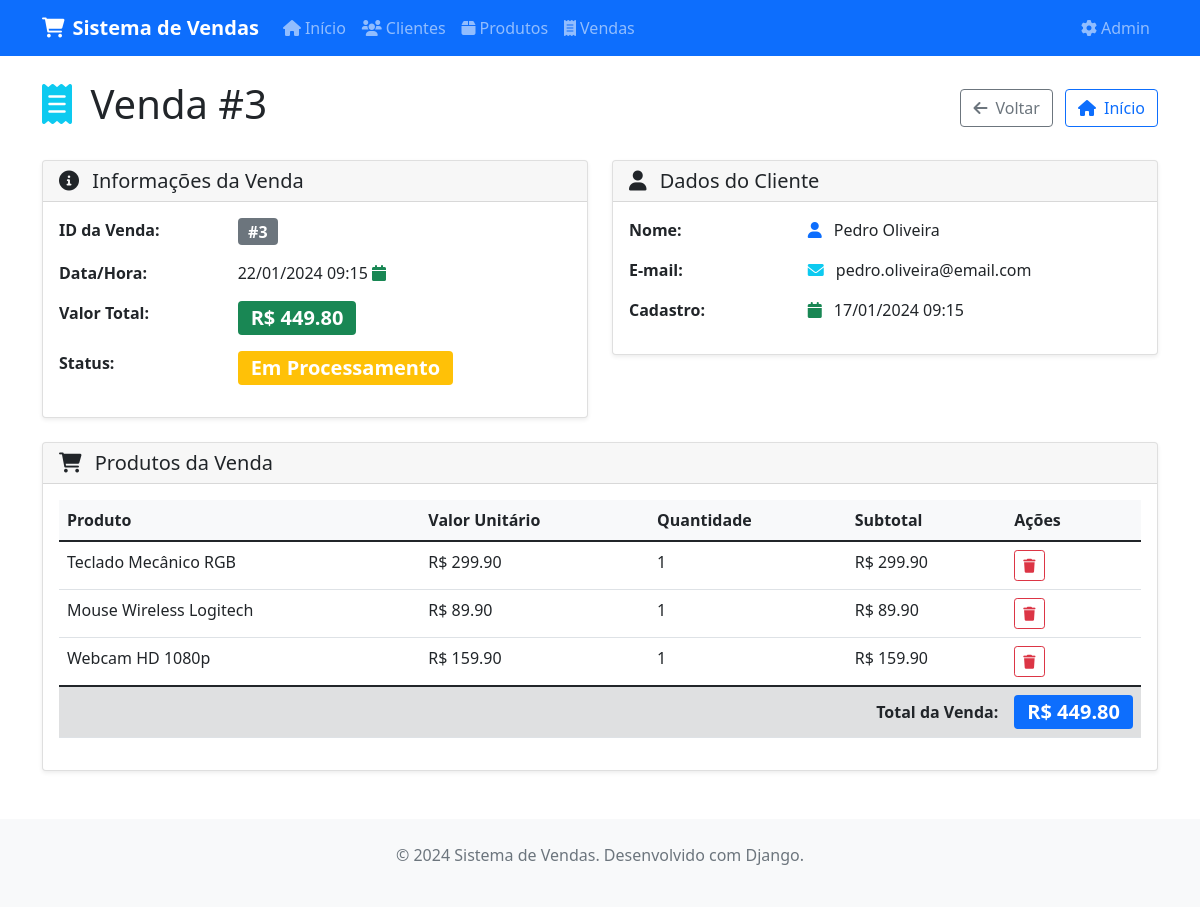
The page /vendas/vendas/3/ on the database its author committed.
### vendas/models.py (models this page shows, shortened)
class Venda(models.Model):
    STATUS_CHOICES = [
        ('processamento', 'Em Processamento'),
        ('pago', 'Pago'),
        ('cancelado', 'Cancelado'),
    ]
    cliente = models.ForeignKey(Cliente, on_delete=models.CASCADE, verbose_name="Cliente")
    produtos = models.ManyToManyField(Produto, through='ItemVenda', verbose_name="Produtos")
    data_hora = models.DateTimeField(default=timezone.now, verbose_name="Data e Hora")
    valor_total = models.DecimalField(max_digits=10, decimal_places=2, verbose_name="Valor Total")
    status = models.CharField(max_length=20, choices=STATUS_CHOICES, default='processamento', verbose_name="Status")
    valor_total = models.DecimalField(
        max_digits=10, decimal_places=2,
        default=0,
        editable=False,
        verbose_name="Valor Total",
    )
    class Meta:
        verbose_name = "Venda"
        verbose_name_plural = "Vendas"
        ordering = ['-data_hora']
    def pode_ser_cancelada(self):
        if self.status == 'cancelado':
            return False
        data_limite = timezone.now() - timedelta(days=0)
        if self.data_hora < data_limite:
            return False
        return True
    def get_status_display_class(self):
        status_classes = {
            'processamento': 'warning',
            'pago': 'success',
            'cancelado': 'danger',
        }
        return status_classes.get(self.status, 'secondary')

class Cliente(models.Model):
    nome = models.CharField(max_length=200, verbose_name="Nome")
    email = models.EmailField(verbose_name="E-mail")
    data_cadastro = models.DateTimeField(auto_now_add=True, verbose_name="Data de Cadastro")
    class Meta:
        verbose_name = "Cliente"
        verbose_name_plural = "Clientes"
        ordering = ['nome']

class ItemVenda(models.Model):
    venda = models.ForeignKey(Venda, on_delete=models.CASCADE, verbose_name="Venda")
    produto = models.ForeignKey(Produto, on_delete=models.CASCADE, verbose_name="Produto")
    quantidade = models.PositiveIntegerField(default=1, verbose_name="Quantidade")
    valor_unitario = models.DecimalField(max_digits=10, decimal_places=2, verbose_name="Valor Unitário")
    class Meta:
        verbose_name = "Item da Venda"
        verbose_name_plural = "Itens da Venda"
    @property
    def subtotal(self):
        return self.quantidade * self.valor_unitario

class Produto(models.Model):
    nome = models.CharField(max_length=200, verbose_name="Nome")
    valor = models.DecimalField(max_digits=10, decimal_places=2, verbose_name="Valor")
    data_cadastro = models.DateTimeField(auto_now_add=True, verbose_name="Data de Cadastro")
    class Meta:
        verbose_name = "Produto"
        verbose_name_plural = "Produtos"
        ordering = ['valor']

### vendas/views.py (the view)
# urls.py: path('vendas/<int:pk>/', views.venda_detail, name='venda_detail'),
def venda_detail(request, pk):
    venda = get_object_or_404(Venda, pk=pk)
    produtos = Produto.objects.all().order_by('nome')
    return render(
        request,
        'vendas/venda_detail.html',
        {'venda': venda, 'produtos': produtos}
    )

### vendas/templates/vendas/venda_detail.html (shortened to what this page needs)
{% extends 'vendas/base.html' %}
{% block content %}
<div class="row">
    <div class="col-12">
        <div class="d-flex justify-content-between align-items-center mb-4">
            <h1>
                <i class="fas fa-receipt text-info me-2"></i>
                Venda #{{ venda.id }}
            </h1>
            <div>
                <a href="{% url 'vendas:venda_list' %}" class="btn btn-outline-secondary me-2">
                    <i class="fas fa-arrow-left me-2"></i>Voltar
                </a>
                <a href="{% url 'vendas:home' %}" class="btn btn-outline-primary">
                    <i class="fas fa-home me-2"></i>Início
                </a>
            </div>
        </div>
    </div>
</div>
<div class="row">
    <div class="col-md-6 mb-4">
        <div class="card">
            <div class="card-header">
                <h5 class="mb-0">
                    <i class="fas fa-info-circle me-2"></i>
                    Informações da Venda
                </h5>
            </div>
            <div class="card-body">
                <div class="row mb-3">
                    <div class="col-4">
                        <strong>ID da Venda:</strong>
                    </div>
                    <div class="col-8">
                        <span class="badge bg-secondary fs-6">#{{ venda.id }}</span>
                    </div>
                </div>
                <div class="row mb-3">
                    <div class="col-4">
                        <strong>Data/Hora:</strong>
                    </div>
                    <div class="col-8">
                            {{ venda.data_hora|date:"d/m/Y H:i" }}
                        <i class="fas fa-calendar text-success me-2"></i>
                    </div>
                </div>
                <div class="row mb-3">
                    <div class="col-4">
                        <strong>Valor Total:</strong>
                    </div>
                    <div class="col-8">
                        <span class="badge bg-success fs-5">
                            R$ {{ venda.valor_total|floatformat:2 }}
                        </span>
                    </div>
                </div>
                <div class="row mb-3">
                    <div class="col-4">
                        <strong>Status:</strong>
                    </div>
                    <div class="col-8">
                        <span class="badge bg-{{ venda.get_status_display_class }} fs-5">
                            {{ venda.get_status_display }}
                        </span>
                    </div>
                </div>
            </div>
        </div>
    </div>
    <div class="col-md-6 mb-4">
        <div class="card">
            <div class="card-header">
                <h5 class="mb-0">
                    <i class="fas fa-user me-2"></i>
                    Dados do Cliente
                </h5>
            </div>
            <div class="card-body">
                <div class="row mb-3">
                    <div class="col-4">
                        <strong>Nome:</strong>
                    </div>
                    <div class="col-8">
                        <i class="fas fa-user text-primary me-2"></i>
                        {{ venda.cliente.nome }}
                    </div>
                </div>
                <div class="row mb-3">
                    <div class="col-4">
                        <strong>E-mail:</strong>
                    </div>
                    <div class="col-8">
                        <i class="fas fa-envelope text-info me-2"></i>
                        {{ venda.cliente.email }}
                    </div>
                </div>
                <div class="row mb-3">
                    <div class="col-4">
                        <strong>Cadastro:</strong>
                    </div>
                    <div class="col-8">
                        <i class="fas fa-calendar text-success me-2"></i>
                        {{ venda.cliente.data_cadastro|date:"d/m/Y H:i" }}
                    </div>
                </div>
            </div>
        </div>
    </div>
</div>
<div class="row">
    <div class="col-12">
        <div class="card">
            <div class="card-header">
                <h5 class="mb-0">
                    <i class="fas fa-shopping-cart me-2"></i>
                    Produtos da Venda
                </h5>
            </div>
            <div class="card-body">
                {% if venda.itemvenda_set.all %}
                    <div class="table-responsive">
                        <table class="table table-hover">
                            <thead>
                                <tr>
                                    <th>Produto</th>
                                    <th>Valor Unitário</th>
                                    <th>Quantidade</th>
                                    <th>Subtotal</th>
                                    {% if venda.status != 'cancelado' %}
                                        <th width="100">Ações</th>
                                    {% endif %}
                                </tr>
                            </thead>
                            <tbody>
                               <tbody>
                                    {% for item in venda.itemvenda_set.all %}
                                        <tr>
                                        <td>{{ item.produto.nome }}</td>
                                        <td>R$ {{ item.valor_unitario|floatformat:2 }}</td>
                                        <td>{{ item.quantidade }}</td>
                                        <td>R$ {{ item.subtotal|floatformat:2 }}</td>
                                        {% if venda.status != 'cancelado' %}
                                        <td>
                                            <button class="btn btn-sm btn-outline-danger"
                                                    onclick="removerProduto({{ item.id }})"
                                                    title="Remover">
                                            <i class="fas fa-trash"></i>
                                            </button>
                                        </td>
                                        {% endif %}
                                        </tr>
                                    {% endfor %}
                                </tbody>
                            </tbody>
                            <tfoot>
                                <tr class="table-active">
                                    <th colspan="{% if venda.status != 'cancelado' %}4{% else %}3{% endif %}" class="text-end">Total da Venda:</th>
                                    <th>
                                        <span class="badge bg-primary fs-5">
                                            R$ {{ venda.valor_total }}
                                        </span>
                                    </th>
                                </tr>
                            </tfoot>
                        </table>
                    </div>
                {% else %}
                    <div class="text-center py-3">
                        <i class="fas fa-exclamation-triangle text-warning fa-2x mb-2"></i>
                        <p class="text-muted">Nenhum produto associado a esta venda.</p>
                    </div>
                {% endif %}
            </div>
        </div>
    </div>
</div>
{% endblock %}

### vendas/templates/vendas/base.html (style rules this page uses)
.card { box-shadow: 0 0.125rem 0.25rem rgba(0, 0, 0, 0.075); border: 1px solid rgba(0, 0, 0, 0.125); }
.table th { background-color: #f8f9fa; }

### rows shown on the page
Venda: id "3", data_hora "22/01/2024 09:15", valor_total "449.80", status "Em Processamento", cliente.nome "Pedro Oliveira", cliente.email "pedro.oliveira@email.com", cliente.data_cadastro "17/01/2024 09:15"
ItemVenda: produto.nome "Teclado Mecânico RGB", valor_unitario "299.90", quantidade "1", subtotal "299.90"
ItemVenda: produto.nome "Mouse Wireless Logitech", valor_unitario "89.90", quantidade "1", subtotal "89.90"
ItemVenda: produto.nome "Webcam HD 1080p", valor_unitario "159.90", quantidade "1", subtotal "159.90"
